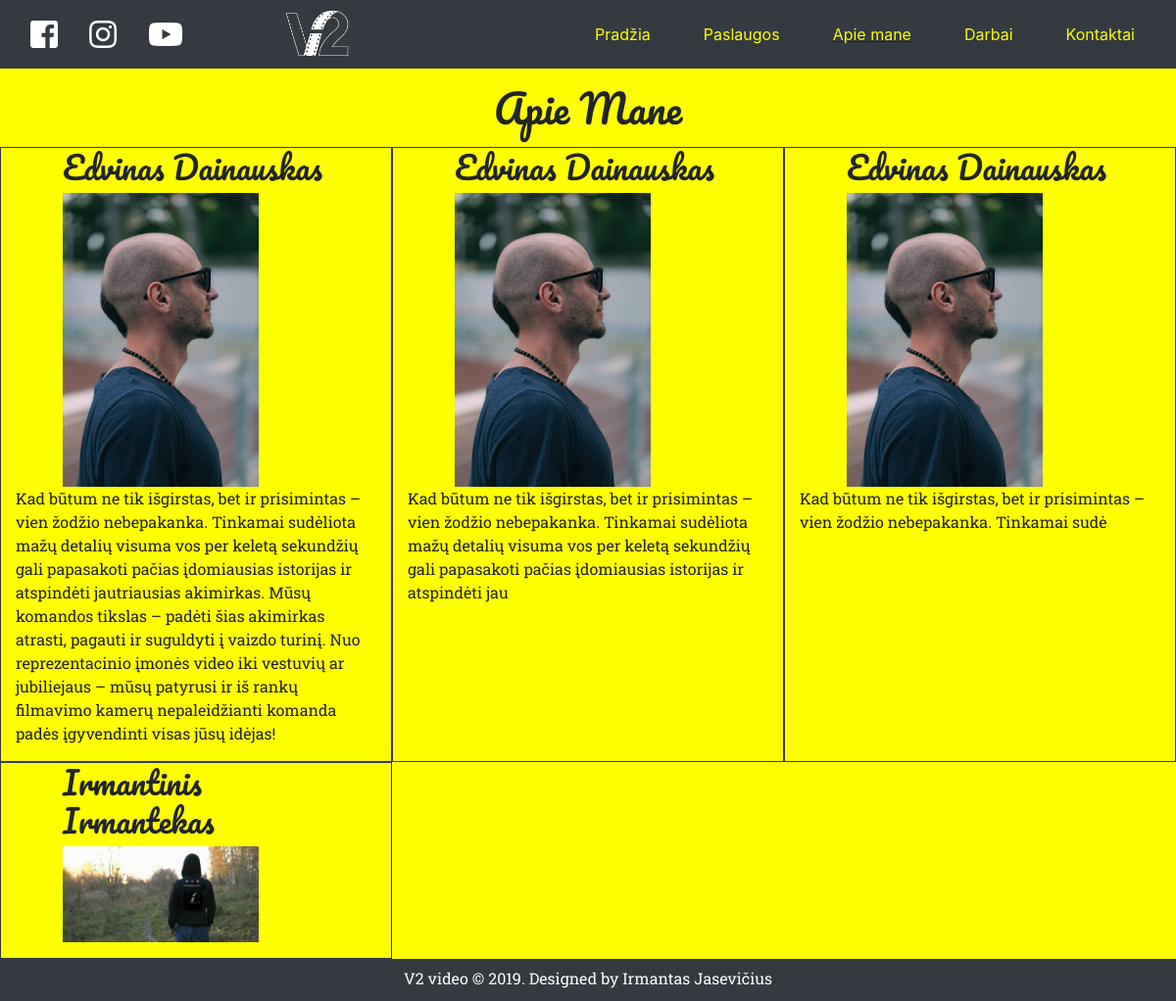
Page /about.php on the committed database.
### tables this page shows
CREATE TABLE `about` (
  `id` int(11) NOT NULL,
  `vardas` varchar(30) NOT NULL,
  `pavarde` varchar(30) NOT NULL,
  `foto` tinytext NOT NULL,
  `aprasymas` text NOT NULL
);

### db-funkcijos.php (called while the page is built, shortened)
<?php
$prisijungimas = mysqli_connect(HOST, USER, PASSWORD, NAME );
function getPrisijungimas() {
    global $prisijungimas;
    return $prisijungimas;
}
function getAboutAll($nr=99999){
    $nr = htmlspecialchars(strip_tags($nr), ENT_QUOTES);
    $manoSQL = "SELECT * FROM about LIMIT $nr";
    $rezultatai = mysqli_query(  getPrisijungimas(),    $manoSQL );
    return $rezultatai;
}
 ?>

### about.php (the view)
<?php
require_once("head.php");
require_once("header.php");
?>
<?php require_once("db-funkcijos.php");
  $aboutAll = getAboutAll();
  $i=0;
?>
<div class="container-fluid">
  <div class="row ">
    <div class="col aukstis-psl">
      <h1 class="mt-3 mb-3 text-center">Apie Mane</h1>
      <div class="row">
        <?php while ($about = mysqli_fetch_assoc($aboutAll)) : ?>
          <?php if ($i % 3 == 0 && $i != 0) :
            echo "</div> <div class='row'>";
          endif; ?>
          <div class="col-4 border border-dark">
            <h2 class="mx-5"><?php echo $about["vardas"] . " " . $about["pavarde"]?></h2>
              <img src="img/<?php echo $about["foto"] ?>" alt="" width="200px" class="mx-5" >
              <p class=""><?php echo $about["aprasymas"] ?></p>
          </div>
        <?php $i++; endwhile;?>
      </div>
    </div>
  </div>
</div>
<?php require_once("footer.php"); ?>

### head.php (shortened to what this page needs)
<!DOCTYPE html>
<html>
    <head>
        <link rel="stylesheet" href="libs/bootstrap-4/css/bootstrap.css">
        <link rel="stylesheet" href="css/master.css">
        <link rel="stylesheet" href="https://use.fontawesome.com/releases/v5.7.1/css/all.css">
    </head>

### header.php (shortened to what this page needs)
<body class="position-relative">
  <div class="container-fluid">
    <header class="row bg-dark menu">
      <div id="icons" class="col-2 d-flex align-items-center justify-content-start ">
        <i  class="d-flex fab fa-facebook-square fa-2x mx-3" ></i>
        <i class="fab fa-instagram fa-2x mx-3"></i>
        <i class="fab fa-youtube fa-2x mx-3"></i>
      </div>
      <div id="header-image">
        <img class="position-absolute" src="img/v2baltas.png" width="70px" height="70px" alt="V2 logotipas">
      </div>
      <div class="col">
        <nav class="menu d-flex align-items-center justify-content-end">
          <ul class="nav">
            <li class="nav-item mx-2"><a class="nav-link" href="index.php">Pradžia</a></li>
            <li class="nav-item mx-2"><a class="nav-link" href="service.php">Paslaugos</a></li>
            <li class="nav-item mx-2"><a class="nav-link" href="about.php">Apie mane</a></li>
            <li class="nav-item mx-2"><a class="nav-link" href="galery.php">Darbai</a></li>
            <li class="nav-item mx-2"><a class="nav-link" href="contacts.php">Kontaktai</a></li>
          </ul>
        </nav>
      </div>
    </header>
  </div>

### footer.php (shortened to what this page needs)
<div class="container-fluid">
<footer class="row">
  <div class="col d-flex justify-content-center">
    <p class="mt-2">V2 video &copy; 2019. Designed by Irmantas Jasevičius</p>
  </div>
</footer>
</div>
</body>
</html>

### css/master.css (style rules this page uses)
* { box-sizing:border-box; }
html { height: auto; }
.aukstis-psl { min-height: 85.3vh; background-color: yellow; }
.menu { height: 70px; }
nav a { color: yellow; padding: 0.5rem 1rem; display: block; border: 3px solid #343a40; }
i { display: inline-block; width: 50px; float:left; }
i.fa-facebook-square, i.fa-instagram, i.fa-youtube { color: white; }
.position-relative { position: relative; }
.position-absolute { position: absolute; left: 50%; transform: translate(-50%); }
footer { height: 5.3vh; background-color: #343a40; color: white; }
.active-nav { text-decoration: underline; }
footer p { margin-bottom: unset; }
h1, h2, h4 { font-family: 'Pacifico', cursive; }
p { font-family: 'Roboto Slab', serif; }
@media (max-width: 1280px) { #header-image { position: absolute; transform: translate(-50%, -50%); left: 27%; } }

### rows in the picture
about: vardas "Edvinas", pavarde "Dainauskas", foto (picture), aprasymas "Kad būtum ne tik išgirstas, bet ir prisimintas – vien žodžio nebepakanka. Tinkamai sudėliota mažų detalių visuma vos per keletą sekundžių gali papasakoti pačias įdomiausias istorijas ir atspindėti jautriausias akimirkas. Mūsų komandos tikslas – padėti šias akimirkas atrasti, pagauti ir suguldyti į vaizdo turinį. Nuo reprezentacinio įmonės video iki vestuvių ar jubiliejaus – mūsų patyrusi ir iš rankų filmavimo kamerų nepaleidžianti komanda padės įgyvendinti visas jūsų idėjas!"
about: vardas "Edvinas", pavarde "Dainauskas", foto (picture), aprasymas "Kad būtum ne tik išgirstas, bet ir prisimintas – vien žodžio nebepakanka. Tinkamai sudėliota mažų detalių visuma vos per keletą sekundžių gali papasakoti pačias įdomiausias istorijas ir atspindėti jau"
about: vardas "Edvinas", pavarde "Dainauskas", foto (picture), aprasymas "Kad būtum ne tik išgirstas, bet ir prisimintas – vien žodžio nebepakanka. Tinkamai sudė"
about: vardas "Irmantinis", pavarde "Irmantekas", foto (picture)
